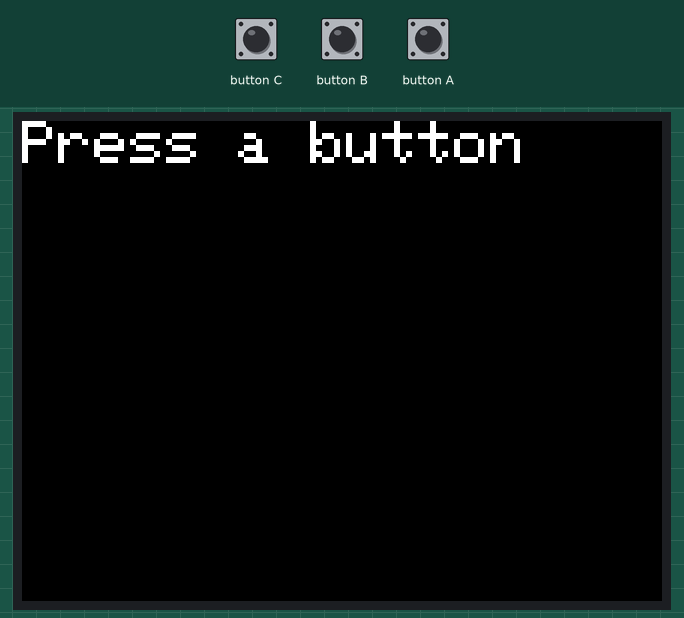
Bench run of a sketch on a simulated ESP32. Parts: 320×240 colour display. The inputs (shaded band) are chosen by the test bench.

Above: at 1.3 s.
1.4 s: button C pressed for 0.15 s
At 2.3 s:
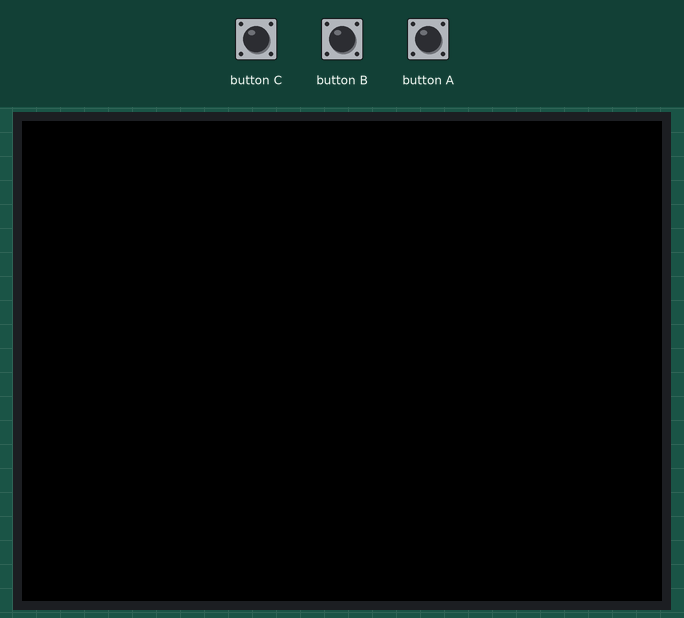
3.0 s: button B pressed for 0.15 s
At 4.0 s:
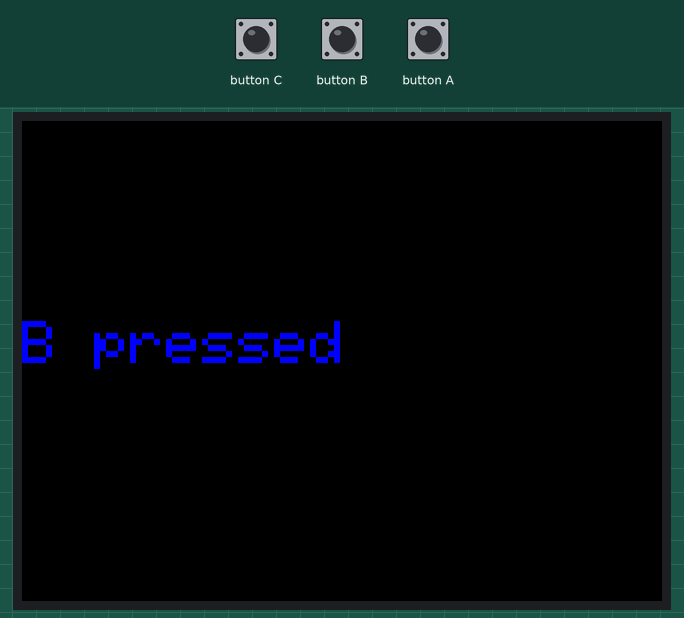
4.6 s: button A pressed for 0.15 s
At 5.2 s:
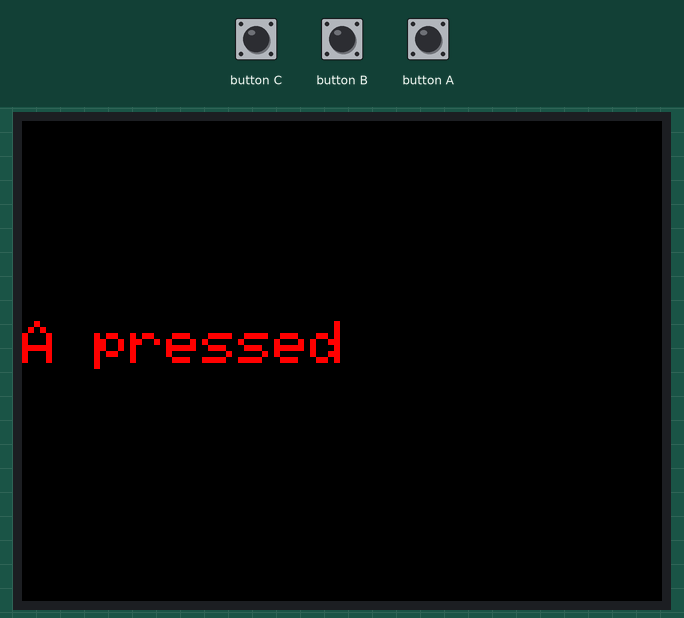
6.2 s: button C pressed for 1 s
At 7.2 s:
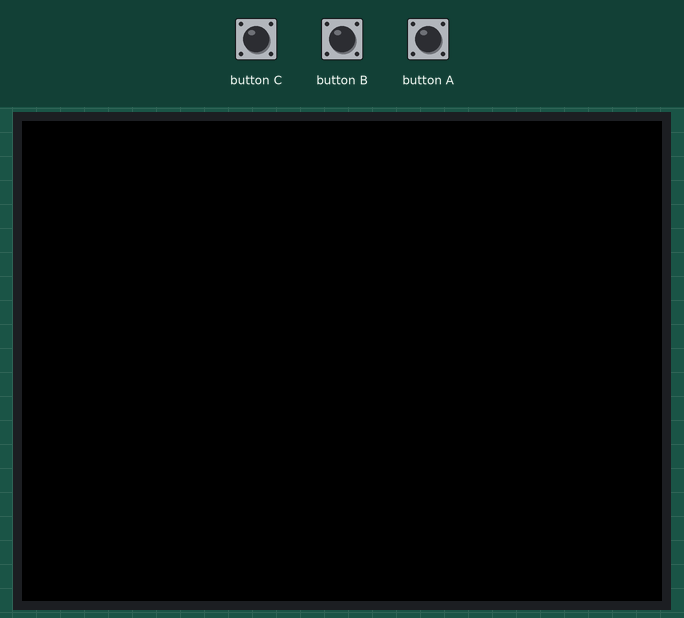
8.7 s: button B pressed for 1 s
At 9.6 s:
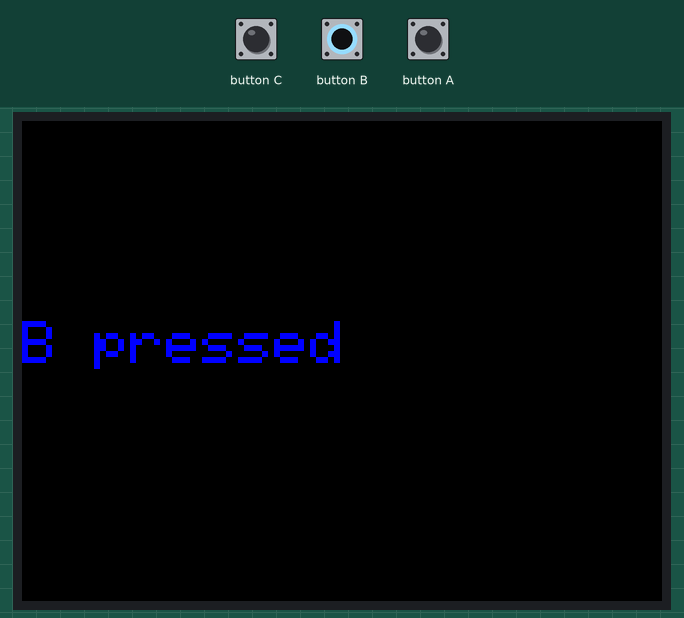
Timing chart, 0 to 11.7 s (numbered marks = the images above; inputs shaded):
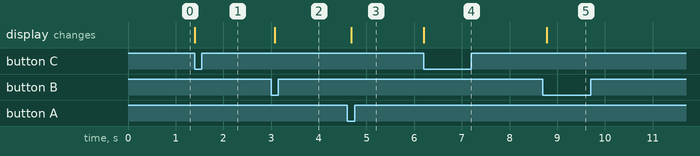

Measured:
- after the input at 1.4 s, the display: changes at once (image 1)
- after the input at 3.0 s, the display: changes after 0.08 s (image 2)
- after the input at 4.6 s, the display: changes after 0.08 s (image 3)
- after the input at 6.2 s, the display: changes at once (image 4)
- after the input at 8.7 s, the display: changes after 0.08 s (image 5)

The sketch:

01_buttons_basic.ino
```cpp
// BUTTONS + SCREEN BASICS
// A = show "A pressed" (red), B = show "B pressed" (blue), C = clear screen
#include <M5Stack.h>

void setup() {
  M5.begin();
  M5.Lcd.setTextSize(3);
  M5.Lcd.setTextColor(WHITE);
  M5.Lcd.println("Press a button");
}

void loop() {
  M5.update();                       // MUST be called every loop

  if (M5.BtnA.wasPressed()) {        // true ONCE per press
    M5.Lcd.fillScreen(BLACK);
    M5.Lcd.setCursor(0, 100);
    M5.Lcd.setTextColor(RED);
    M5.Lcd.println("A pressed");
  }
  if (M5.BtnB.wasPressed()) {
    M5.Lcd.fillScreen(BLACK);
    M5.Lcd.setCursor(0, 100);
    M5.Lcd.setTextColor(BLUE);
    M5.Lcd.println("B pressed");
  }
  if (M5.BtnC.wasPressed()) {
    M5.Lcd.fillScreen(BLACK);        // clear
  }

  // Other button functions:
  //   M5.BtnA.isPressed()      true WHILE held down
  //   M5.BtnA.wasReleased()    true once when let go
  //   M5.BtnA.pressedFor(1000) true if held 1000 ms
}
```
